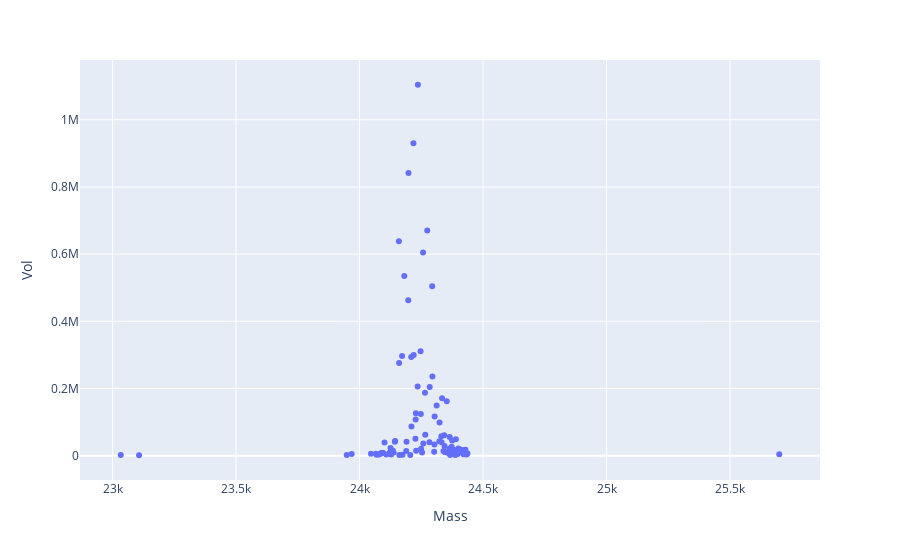
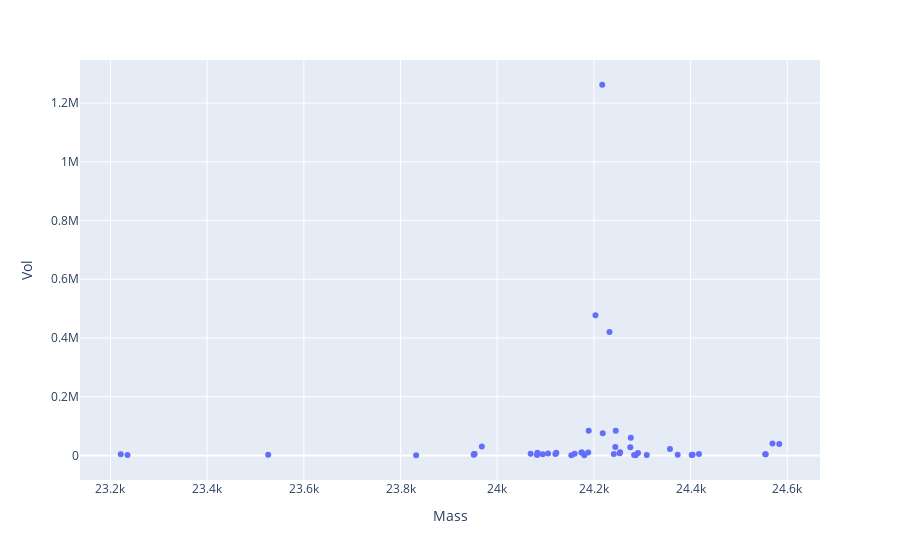

The notebook cell these images were saved under, in order:
### Code cell
plotly_zone(df13_2[df13_2.Mass>23000], y='Vol')
plotly_zone(df_glu0[df_glu0.Mass>23000], y='Vol')
